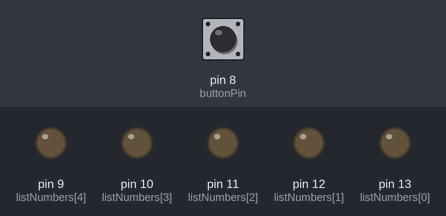
A sketch run on a simulated Arduino Uno, built with avr-gcc and run on an emulated ATmega328P. On the bench: output pins drawn as LEDs (lit = HIGH). The inputs (shaded band) are chosen by the test bench; at power-on: pin 8 (buttonPin) LOW.

Above: at 1.2 s.
1.3 s: pin 8 (buttonPin) pulled HIGH for 3.2 s
At 1.8 s:
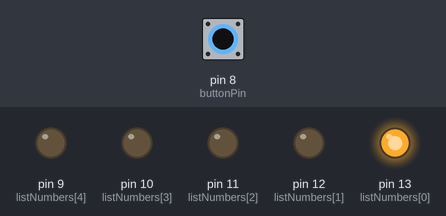
At 2.6 s:
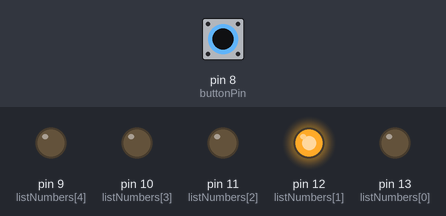
6.8 s: pin 8 (buttonPin) pulled HIGH for 0.15 s
At 7.2 s:
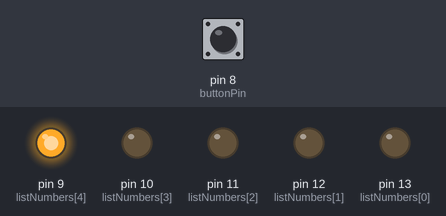
Timing chart, 0 to 9.8 s (numbered marks = the images above; inputs shaded):
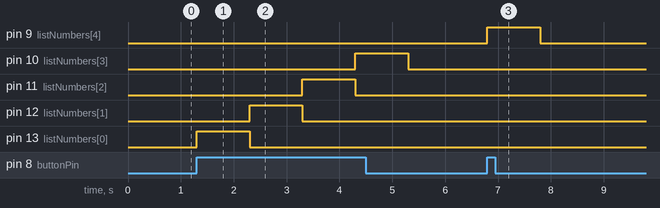

The sketch:

Pj2B_LedSequencialButton.ino
```cpp
const int listNumbers[5] = {13, 12, 11, 10, 9};
const int buttonPin = 8;

int count = 0;

void setup()
{
    Serial.begin(9600);
    for (int i = 8; i <= 13; i++)
    {
        pinMode(i, OUTPUT);
    }

    pinMode(buttonPin, INPUT);
}

void pisca(int pino)
{
    digitalWrite(listNumbers[pino], HIGH);
    delay(1000);
    digitalWrite(listNumbers[pino], LOW);
}

void loop()
{
    int buttonState = digitalRead(buttonPin);
    if (buttonState == HIGH)
    {
        pisca(count);
        count++;

        if (count >= 5)
        {
            count = 0;
        }
    }
}
```

Measured:
- after the input at 1.3 s, pin 10 (listNumbers[3]): LOW → HIGH after 3.0 s, → LOW 1.0 s later; pin 11 (listNumbers[2]): LOW → HIGH after 2.0 s, → LOW 1.0 s later; pin 12 (listNumbers[1]): LOW → HIGH after 1.0 s, → LOW 1.0 s later; pin 13 (listNumbers[0]): LOW → HIGH at once, → LOW 1.0 s later
- after the input at 6.8 s, pin 9 (listNumbers[4]): LOW → HIGH at once, → LOW 1.0 s later
